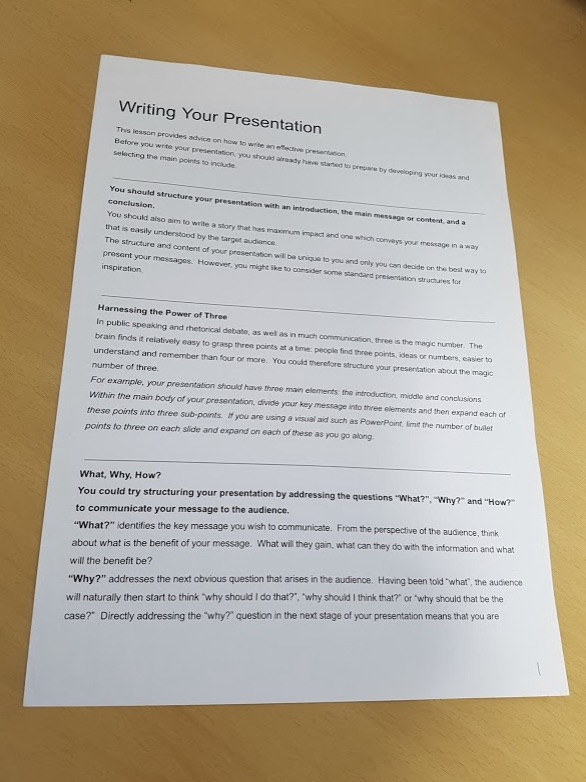
#> input picture img/paper.jpg, 586 x 782 px
$ python perspective.py
#> lines starting #> are read from the running program, lines starting #| are printed output that depends on the picture; after the words box and inside, x2 and y2 are one past the last pixel; in counts of white or black regions, pixels touching at a corner belong together
# 원근 변환 (perspective.py)

import cv2
import numpy as np

file_name = "../img/paper.jpg"
img = cv2.imread(file_name)
#> img is the input picture: shape (782, 586, 3); mean B, G, R 152.7, 169.1, 178.7
rows, cols = img.shape[:2]
#> rows = 782; cols = 586

#---① 원근 변환 전 후 4개 좌표
pts1 = np.float32([[0,0], [0,rows], [cols, 0], [cols,rows]])
#> pts1 = [[0, 0], [0, 782], [586, 0], [586, 782]]
pts2 = np.float32([[100,50], [10,rows-50], [cols-100, 50], [cols-10,rows-50]])

#---② 변환 전 좌표를 원본 이미지에 표시
cv2.circle(img, (0,0), 10, (255,0,0), -1)
#> img: shape (782, 586, 3); 0.02% of pixels changed, all inside (x1, y1, x2, y2) = (0, 0, 11, 11)
cv2.circle(img, (0,rows), 10, (0,255,0), -1)
#> img: shape (782, 586, 3); mean B, G, R 152.7, 169.1, 178.7
cv2.circle(img, (cols,0), 10, (0,0,255), -1)
#> img: shape (782, 586, 3); mean B, G, R 152.7, 169.1, 178.7
cv2.circle(img, (cols,rows), 10, (0,255,255), -1)
#> img: shape (782, 586, 3); mean B, G, R 152.7, 169.1, 178.7

#---③ 원근 변환 행렬 계산
mtrx = cv2.getPerspectiveTransform(pts1, pts2)
#---④ 원근 변환 적용
dst = cv2.warpPerspective(img, mtrx, (cols, rows))
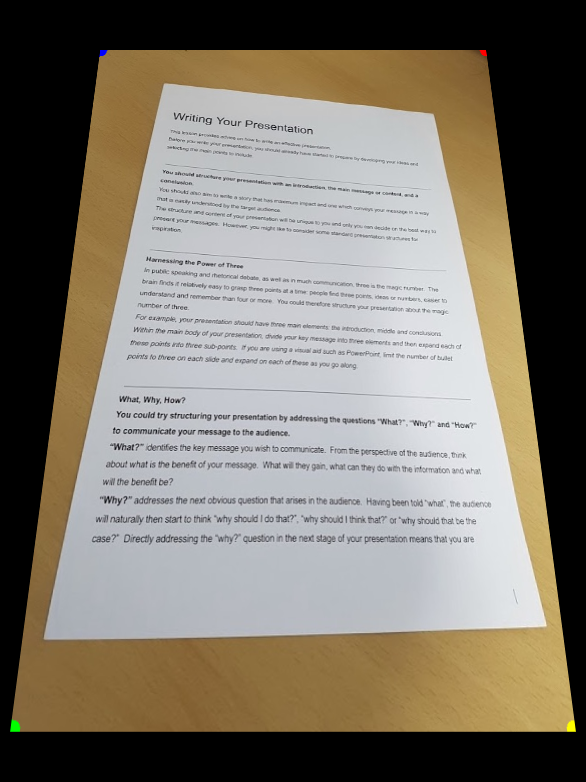
#> dst: shape (782, 586, 3); mean B, G, R 108.1, 119.7, 126.3

cv2.imshow("origin", img)
cv2.imshow('perspective', dst)
cv2.waitKey(0)
cv2.destroyAllWindows()

$ run again, with img/car3.jpg copied over img/paper.jpg
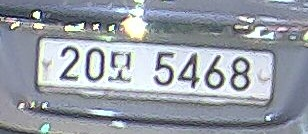
#> input picture img/car3.jpg, 308 x 134 px
#> img is the input picture: shape (134, 308, 3); mean B, G, R 167.3, 158, 151.8
#> `cv2.circle(img, (cols,rows), 10, (0,255,255), -1)`:
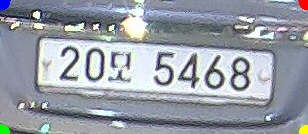
#> img: shape (134, 308, 3); mean B, G, R 166.8, 158, 151.8
#> `dst = cv2.warpPerspective(img, mtrx, (cols, rows))`:
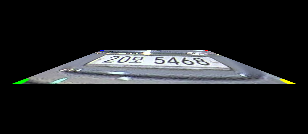
#> dst: shape (134, 308, 3); mean B, G, R 25.9, 24.9, 23.7
